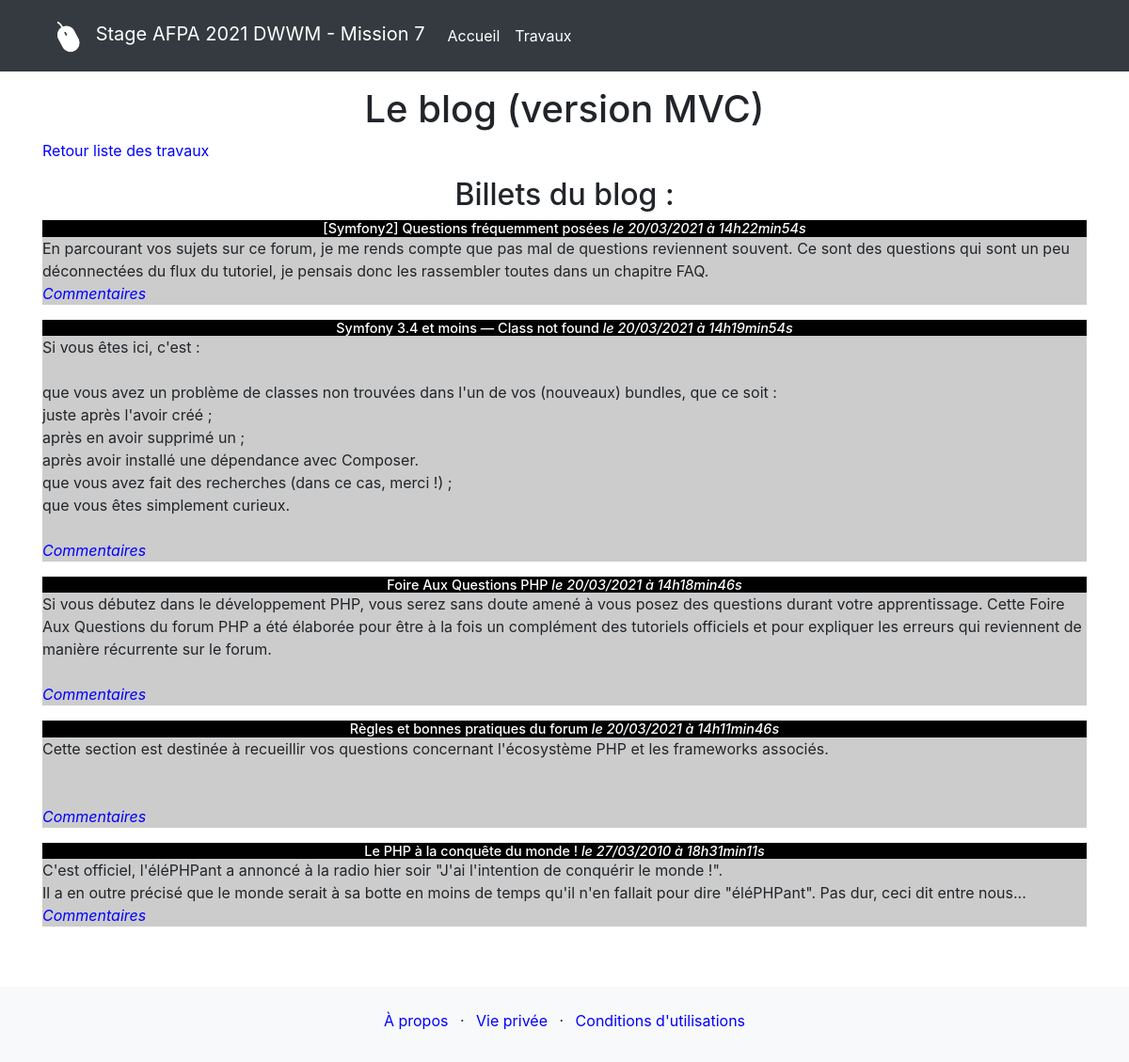
The page /mvc/index.php on the database its author committed.
### tables this page shows
CREATE TABLE IF NOT EXISTS `posts` (
  `id` int NOT NULL AUTO_INCREMENT,
  `title` varchar(255) NOT NULL,
  `author` varchar(255) NOT NULL,
  `content` text NOT NULL,
  `creation_date` datetime NOT NULL,
  PRIMARY KEY (`id`)
);

### mvc/controller/frontend.php (called while the page is built, shortened)
<?php
require_once('model/PostManager.php');
function listPosts()
{
    $postManager = new PostManager();
    $posts = $postManager->getPosts();
    require('view/frontend/listPostsView.php');
}

### mvc/model/PostManager.php (called while the page is built, shortened)
<?php
class PostManager extends Manager{
        public function getPosts()
        {
            $db = $this->dbConnect();
            $req = $db->query('SELECT id, title, content, DATE_FORMAT(creation_date, \'%d/%m/%Y à %Hh%imin%ss\') AS creation_date_fr FROM posts ORDER BY creation_date DESC LIMIT 0, 5');
            return $req;
        }
}

### mvc/view/frontend/listPostsView.php (the view, shortened to what this page needs)
<div class="container">
    <div class="row my-3">
        <div class="col">
            <h1>Le blog (version MVC)</h1>
            <p><a href="../liste_travaux.php">Retour liste des travaux</a></p>
            <h2>Billets du blog :</h2>
            <?php
            while ($data = $posts->fetch()) {
                ?>
            <div class="news">
                <h3>
                    <?= htmlspecialchars($data['title']) ?>
                    <em>le <?= $data['creation_date_fr'] ?></em>
                </h3>
                <p>
                    <?= nl2br(htmlspecialchars($data['content'])) ?>
                    <br />
                    <em><a
                            href="./index.php?action=post&amp;id=<?= $data['id'] ?>">Commentaires</a></em>
                </p>
            </div>
            <?php
            }
            ?>
        </div>
    </div>
</div>
<?php require('./view/frontend/template.php');?>

### mvc/public/css/style.css (style rules this page uses)
h1, h2, h3, th, td { text-align: center; }
h3 { background-color: black; color: white; font-size: 0.9em; margin-bottom: 0px; }
.billets p, .news p { background-color: #CCCCCC; margin-top: 0px; }
.billets, .commentaires, .commenter, .news { width: 100%; margin: auto; }
a { text-decoration: none; color: blue; }

### rows shown on the page
posts: title "[Symfony2] Questions fréquemment posées", creation_date_fr "20/03/2021 à 14h22min54s", content "En parcourant vos sujets sur ce forum, je me rends compte que pas mal de questions reviennent souvent. Ce sont des questions qui sont un peu déconnectées du flux du tutoriel, je pensais donc les rassembler toutes dans un chapitre FAQ."
posts: title "Symfony 3.4 et moins — Class not found", creation_date_fr "20/03/2021 à 14h19min54s", content "Si vous êtes ici, c'est : que vous avez un problème de classes non trouvées dans l'un de vos (nouveaux) bundles, que ce soit : juste après l'avoir créé ; après en avoir supprimé un ; après avoir installé une dépendance avec Composer. que vous avez fait des recherches (dans ce cas, merci !) ; que vous êtes simplement curieux."
posts: title "Foire Aux Questions PHP", creation_date_fr "20/03/2021 à 14h18min46s", content "Si vous débutez dans le développement PHP, vous serez sans doute amené à vous posez des questions durant votre apprentissage. Cette Foire Aux Questions du forum PHP a été élaborée pour être à la fois un complément des tutoriels officiels et pour expliquer les erreurs qui reviennent de manière récurrente sur le forum."
posts: title "Règles et bonnes pratiques du forum", creation_date_fr "20/03/2021 à 14h11min46s", content "Cette section est destinée à recueillir vos questions concernant l'écosystème PHP et les frameworks associés."
posts: title "Le PHP à la conquête du monde !", creation_date_fr "27/03/2010 à 18h31min11s", content "C'est officiel, l'éléPHPant a annoncé à la radio hier soir \"J'ai l'intention de conquérir le monde !\". Il a en outre précisé que le monde serait à sa botte en moins de temps qu'il n'en fallait pour dire \"éléPHPant\". Pas dur, ceci dit entre nous..."
